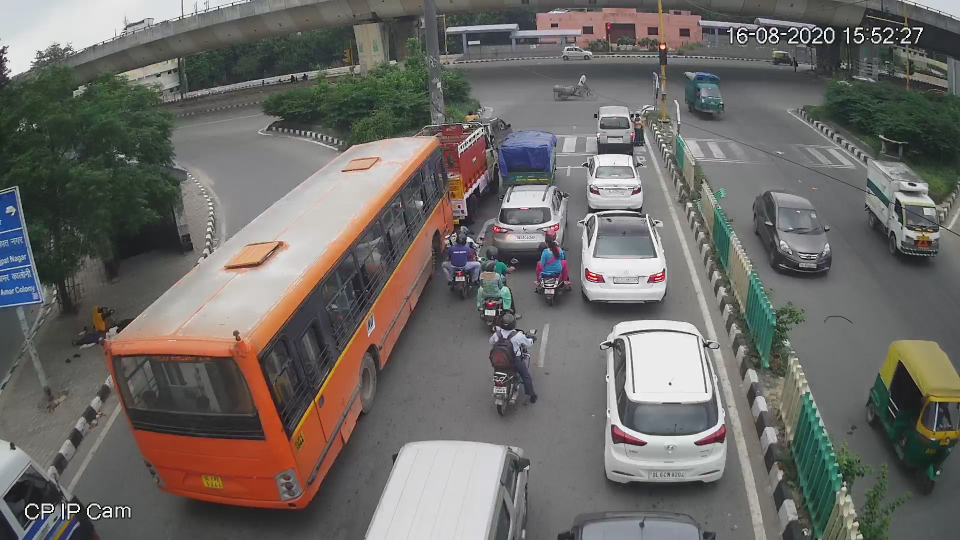
//> input picture Part a/traffic.jpg, 1920 x 1080 px (shown at 1/2 size)
$ ./task1 traffic.jpg   (built with g++ and OpenCV 4)
//> lines starting //> are read from the running program, lines starting //| are printed output that depends on the picture
/*
Subtask1 - Task 1 - C0P290. Semester 2, 2020-21
Using homography matrix for perspective correction to get a bird's eye view of the traffic

Authors - Harshita(2019CS10357) & Om Krishna(2019CS10272)
*/

#include <opencv4/opencv2/opencv.hpp>

using namespace cv;
using namespace std;

struct point{
    vector<Point2f> points;
};

void getMouseClicks(int event,int x,int y, int flags,void* param){

    point* data = (point*) param;
    if(event==EVENT_LBUTTONDOWN){
        if(data->points.size()<4)
            data->points.push_back(Point2f(x,y));
    }

}

int main(int argc, char** argv){

    //reading input image passed during runtime
    Mat img = imread(argv[1]);
//> img is the input picture: 1080 rows x 1920 cols, CV_8UC3; mean B, G, R 102.5, 106.2, 109.1
    if(!img.data){
        cout<<"Err : Couldnt read the image file. Check the path/extension"<<endl;
        return -1;
    }

    //changing to grayscale
    cvtColor(img,img,COLOR_BGR2GRAY);
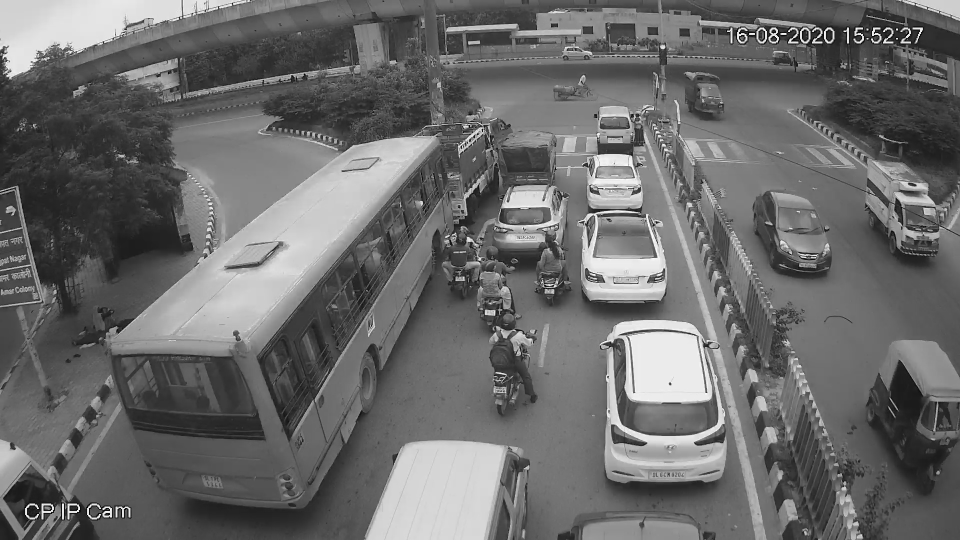
//> img: 1080 rows x 1920 cols, CV_8UC1 (shown at 1/2 size); min 0, max 255, mean 106.6

    vector<Point2f> img_points;
    vector<Point2f> dest_points;
    vector<Point2f> crp_points;


    //Points start at top-left and go clockwise
    img_points.push_back(Point2f(937,275));
    img_points.push_back(Point2f(1290,267));
    img_points.push_back(Point2f(1535,1047));
    img_points.push_back(Point2f(579,1053));

    cout<<"Click on 4 points on the image (to warp and crop) and press enter"<<endl<<"Top-left first and clockwise"<<endl;

    // [8 lines of commented-out code are left out]
    dest_points.push_back(Point2f(472,152));
    dest_points.push_back(Point2f(900,152));
    dest_points.push_back(Point2f(900,930));
    dest_points.push_back(Point2f(472,930));

    //Points start at top-left and go clockwise
    crp_points.push_back(Point2f(0,0));
    crp_points.push_back(Point2f(400,0));
    crp_points.push_back(Point2f(400,800));
    crp_points.push_back(Point2f(0,800));

    Mat img_warped;
    Mat img_cropped;

    //Finding the homography matrix and using it for perspective correction
    Mat h = findHomography(img_points,dest_points);
    warpPerspective(img,img_warped,h,img.size());
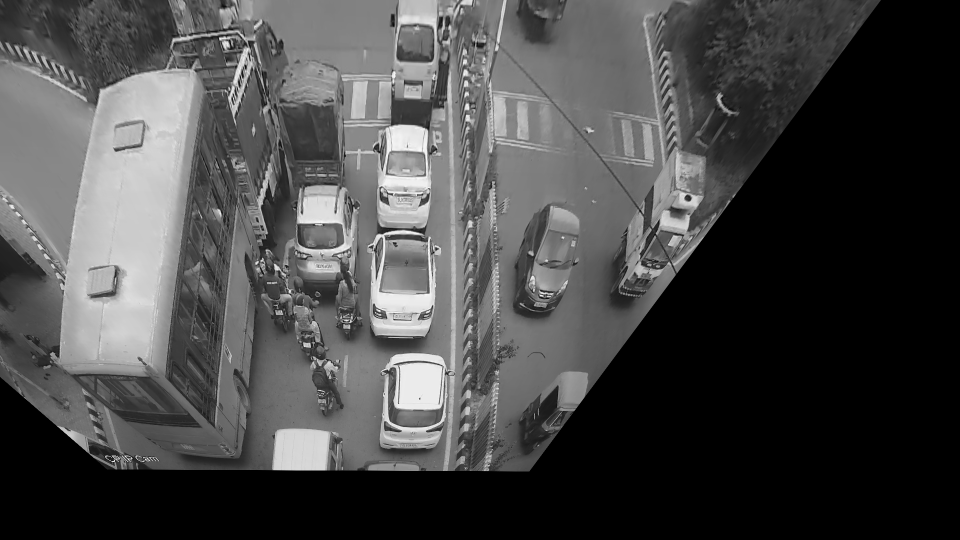
//> img_warped: 1080 rows x 1920 cols, CV_8UC1 (shown at 1/2 size); min 0, max 255, mean 72.3

    //Finding the homography matrix and using it for perspective correction
    Size size(400,800);
    Mat h2 = findHomography(img_points,crp_points);
    warpPerspective(img,img_cropped,h2,size);
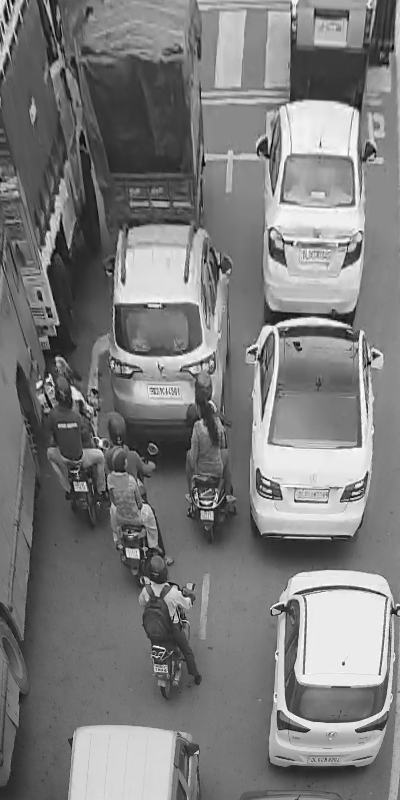
//> img_cropped: 800 rows x 400 cols, CV_8UC1; min 0, max 255, mean 124.2

    //Displaying output images to the user
    imshow("Processed Frame",img_warped);
    waitKey(0);

    //Displaying output images to the user
    imshow("Cropped Frame",img_cropped);
    waitKey(0);


    //Saving processes images to disk
    bool write_wrapped = imwrite("./"+string(argv[1]).substr(0,string(argv[1]).find_last_of("."))+"_Warped.jpg", img_warped);
    bool write_cropped = imwrite("./"+string(argv[1]).substr(0,string(argv[1]).find_last_of("."))+"_Cropped.jpg", img_cropped);

    if(!write_wrapped) cout<<"Couldnt save warped image";
    if(!write_cropped) cout<<"Couldnt save cropped image";

    return 0;
}
